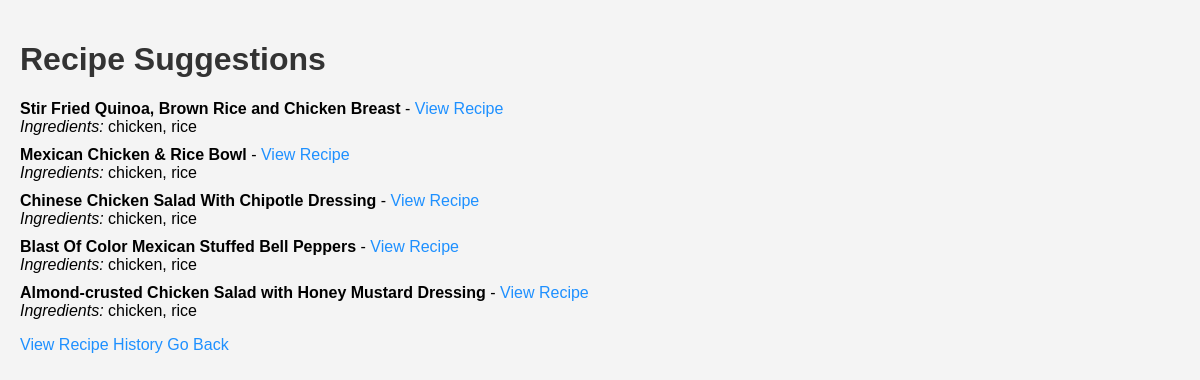
The app's page /results, older data.
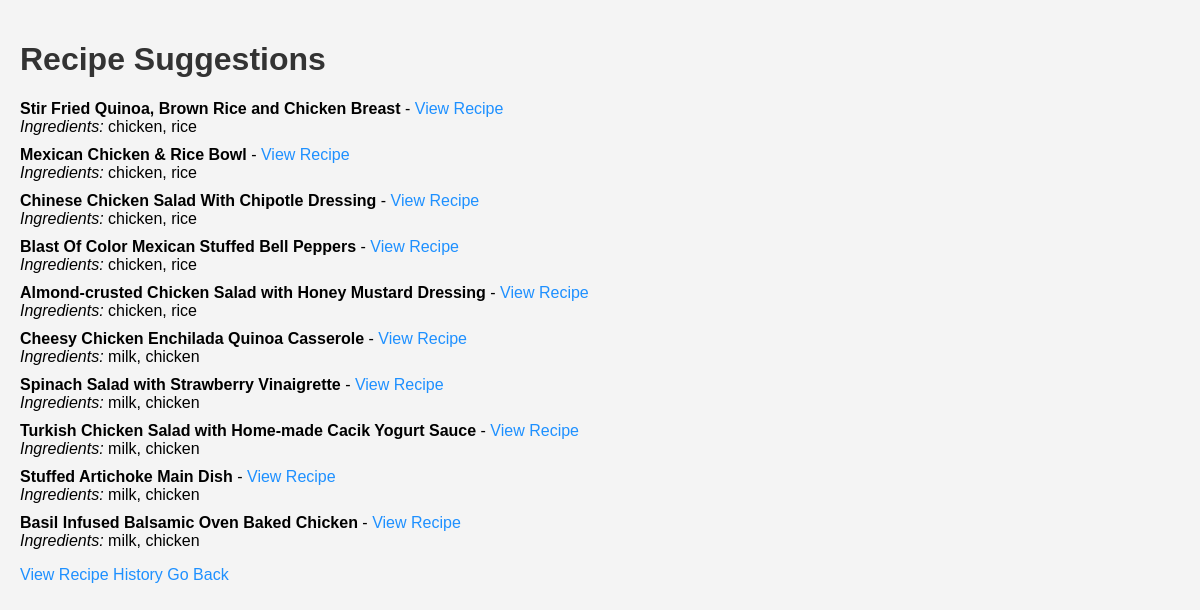
The same page, newer data.
### tables this page shows
CREATE TABLE recipes (
            id INTEGER PRIMARY KEY AUTOINCREMENT,
            title TEXT NOT NULL,
            url TEXT NOT NULL
        );

### app.py (the view)
@app.route('/results')
def results():
    recipes = db.get_recipes_with_ingredients()
    return render_template('results.html', recipes=recipes)

### db.py (called while the page is built)
def get_recipes_with_ingredients():
    conn = sqlite3.connect('recipes.db')
    c = conn.cursor()
    c.execute('''
        SELECT
            recipes.title,
            recipes.url,
            GROUP_CONCAT(DISTINCT ingredients.name)
        FROM
            recipes
            JOIN recipe_ingred ON recipes.id = recipe_ingred.recipe_id
            JOIN ingredients ON recipe_ingred.ingredient_id = ingredients.id
        GROUP BY
            recipes.id
    ''')
    recipes = [
        {
            'title': row[0],
            'url': row[1],
            'ingredients': row[2].split(',')
        }
        for row in c.fetchall()
    ]
    conn.close()
    return recipes

### templates/results.html (shortened to what this page needs)
<!DOCTYPE html>
<html lang="en">
<head>
</head>
<body>
    <h1>Recipe Suggestions</h1>
    <ul>
        {% for recipe in recipes %}
            <li>
                <strong>{{ recipe.title }}</strong> -
                <a href="{{ recipe.url }}" target="_blank">View Recipe</a>
                <br>
                <em>Ingredients:</em> {{ recipe.ingredients | join(', ') }}
            </li>
        {% endfor %}
    </ul>
    <a href="/history">View Recipe History</a>
    <a href="/">Go Back</a>
</body>
</html>

### templates/results.html (style rules this page uses)
body { font-family: Arial, sans-serif; margin: 0; padding: 20px; background-color: #f4f4f4; }
h1 { color: #333; }
ul { list-style-type: none; padding: 0; }
li { margin-bottom: 10px; }
a { color: #1e90ff; text-decoration: none; }

Row changes from the older to the newer data that the page shows:
added recipes: title "Cheesy Chicken Enchilada Quinoa Casserole", ingredients "milk, chicken"
added recipes: title "Spinach Salad with Strawberry Vinaigrette", ingredients "milk, chicken"
added recipes: title "Turkish Chicken Salad with Home-made Cacik Yogurt Sauce", ingredients "milk, chicken"
added recipes: title "Stuffed Artichoke Main Dish", ingredients "milk, chicken"
added recipes: title "Basil Infused Balsamic Oven Baked Chicken", ingredients "milk, chicken"
